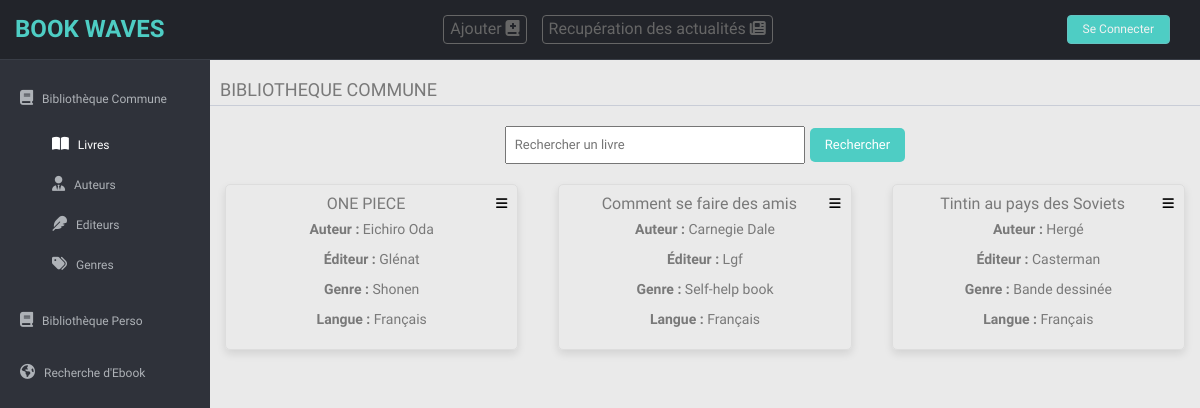
The page / on the database its author committed.
### tables this page shows
CREATE TABLE livre (
id INT PRIMARY KEY NOT NULL AUTO_INCREMENT,
nom VARCHAR(75),
lienimage VARCHAR(250),
infos VARCHAR(250),
lienepub VARCHAR(250),
idauteur INT,
idediteur INT,
idgenre INT,
idlangue INT,
FOREIGN KEY (idauteur) REFERENCES auteur(id),
FOREIGN KEY (idediteur) REFERENCES editeur(id),
FOREIGN KEY (idgenre) REFERENCES genre(id),
FOREIGN KEY (idlangue) REFERENCES langue(id)
);

CREATE TABLE auteur (
id INT PRIMARY KEY NOT NULL AUTO_INCREMENT,
nom VARCHAR(75),
datenaissance DATE,
datedeces DATE
);

CREATE TABLE editeur (
id INT PRIMARY KEY NOT NULL AUTO_INCREMENT,
nom VARCHAR(75)
);

CREATE TABLE genre (
id INT PRIMARY KEY NOT NULL AUTO_INCREMENT,
nom VARCHAR(75)
);

CREATE TABLE langue (
id INT PRIMARY KEY NOT NULL AUTO_INCREMENT,
nom VARCHAR(75)
);

### index.php (the view, shortened to what this page needs)
<?php
$servername = "localhost";
$username = "root";
$password = "";
$database = "Biblio";
?>
<!DOCTYPE html>
<html lang="fr">
<head>
    <link href="lib/bootstrap/css/bootstrap.min.css" rel="stylesheet">
    <link href="lib/font-awesome/css/font-awesome.css" rel="stylesheet" />
  <link href="css/style.css" rel="stylesheet">
  <link href="css/style-responsive.css" rel="stylesheet">
</head>
<body>
  <section id="container">
      <header class="header black-bg">
        <a href="index.php" class="logo"><b><span>BOOK WAVES <?php echo isset($_SESSION['username']) ? ' / ' . $_SESSION['username'] : ''; ?></span></b></a>
        <div class="nav notify-row text-center" id="top_menu">
          <ul class="nav top-menu">
            <li id="header_ajout_livre_bar" class="dropdown">
            <a data-toggle="dropdown" class="dropdown-toggle" href="index.php#">
              Ajouter
              <i class="fa-solid fa-book-medical"></i>
            </a>
            </li>
            <li id="header_convertir_livre_bar" class="dropdown">
            <a data-toggle="dropdown" class="dropdown-toggle" href="index.php#">
              Recupération des actualités
              <i class="fa-solid fa-newspaper"></i>
            </a>
            </li>
          </ul>
        </div>
        <div class="top-menu">
          <ul class="nav pull-right top-menu">
          <?php if (isset($_SESSION['username'])): ?>
            <li><a class="logout" href="./pages_cnx/logout.php?redirect=<?php echo urlencode($_SERVER['REQUEST_URI']); ?>">Déconnexion</a></li>
          <?php else: ?>
            <li><a class="logout" href="./pages_cnx/login.php">Se Connecter</a></li>
          <?php endif; ?>
          </ul>
        </div>
      </header>
      <aside>
        <div id="sidebar" class="nav-collapse">
            <ul class="sidebar-menu" id="nav-accordion">
                <li class="sub-menu">
                    <a href="#" id="biblioCommuneLink" class="menu-link">
                        <i class="fa fa-book"></i>
                        <span>Bibliothèque Commune</span>
                    </a>
                    <ul id="menuDeroulantCommun" class="menu-deroulant-commune" style="display: block;">
                        <li class="auteur">
                            <a href="./index.php" class="active">
                                <i class="fa fa-book-open"></i>
                                <span>Livres</span>
                            </a>
                        </li>
                        <li class="auteur">
                            <a href="./pages_commune/auteurs_commune.php">
                                <i class="fa fa-user-tie"></i>
                                <span>Auteurs</span>
                            </a>
                        </li>
                        <li class="editeur">
                            <a href="./pages_commune/editeurs_commune.php">
                                <i class="fa fa-feather"></i>
                                <span>Editeurs</span>
                            </a>
                        </li>
                        <li class="Genres">
                            <a href="./pages_commune/genres_commune.php">
                                <i class="fa fa-tags"></i>
                                <span>Genres</span>
                            </a>
                        </li>
                    </ul>
                </li>
                <li class="sub-menu">
                    <a href="#" id="biblioPersoLink" class="menu-link">
                        <i class="fa fa-book"></i>
                        <span>Bibliothèque Perso</span>
                    </a>
                </li>
                <li class="sub-menu">
                    <a href="./pages_autres/livresRecherche.php">
                        <i class="fa fa-globe"></i>
                        <span>Recherche d'Ebook</span>
                    </a>
                </li>
            </ul>
        </div>
    </aside>
    <section id="main-content">
        <section class="wrapper">
          <div class="row">
            <div class="main-chart">
              <div class="border-head">
                <h3>BIBLIOTHEQUE COMMUNE</h3>
                  <?php
                  try {
                      $connexion = new PDO("mysql:host=$servername;dbname=$database", $username, $password);
                      $connexion->setAttribute(PDO::ATTR_ERRMODE, PDO::ERRMODE_EXCEPTION);
                      $recherche = isset($_GET['recherche']) ? $_GET['recherche'] : '';
                      $requete = "SELECT livre.nom AS nom, auteur.nom AS auteur, editeur.nom AS editeur, genre.nom AS genre, langue.nom AS langue, livre.infos AS infos
                          FROM livre
                          JOIN auteur ON livre.idauteur = auteur.id
                          JOIN editeur ON livre.idediteur = editeur.id
                          JOIN genre ON livre.idgenre = genre.id
                          JOIN langue ON livre.idlangue = langue.id
                          WHERE livre.nom LIKE '%$recherche%'";
                      $resultats = $connexion->query($requete);
                      $livres = $resultats->fetchAll(PDO::FETCH_ASSOC);
                  } catch (PDOException $e) {
                      echo "Erreur de connexion : " . $e->getMessage();
                  }
                  echo '<form class="barre-recherche" action="" method="GET">';
                  echo '<input type="text" name="recherche" placeholder="Rechercher un livre" value="' . htmlentities($recherche) . '">';
                  echo '<input type="submit" value="Rechercher">';
                  echo '</form>';
                  echo '<div class="container">';
                  foreach ($livres as $livre) {
                    echo '<div class="book">';
                    echo '<div class="title-bar">';
                    echo '<h2>' . $livre['nom'] . '</h2>';
                    echo '<div id="header_ajout_livre_bar" class="dropdown bars">';
                    echo '<a data-toggle="dropdown" class="dropdown-toggle" href="index.php#">';
                    echo '<i class="fa-solid fa-bars"></i>';
                    echo '</a>';
                    echo '</div>';
                    echo '</div>';
                    echo '<p><strong>Auteur :</strong> ' . $livre['auteur'] . '</p>';
                    echo '<p><strong>Éditeur :</strong> ' . $livre['editeur'] . '</p>';
                    echo '<p><strong>Genre :</strong> ' . $livre['genre'] . '</p>';
                    echo '<p><strong>Langue :</strong> ' . $livre['langue'] . '</p>';
                    echo '</div>';
                  }
                  echo '</div>';
                  ?>
              </div>
            </div>
          </div>
        </section>
      </section>
</body>
</html>

### css/style.css (style rules this page uses)
body { color: #797979; background: #eaeaea; font-family: "Ruda", sans-serif; padding: 0px !important; margin: 0px !important; font-size: 13px; }
ul li { list-style: none; }
a, a:hover, a:focus { text-decoration: none; outline: none; }
#container { width: 100%; height: 100%; }
ul.top-menu > li > .logout { color: #f2f2f2; font-size: 12px; border-radius: 4px; -webkit-border-radius: 4px; border: 1px solid #64c3c2 !important; padding: 5px 15px; margin-right: 15px; background: #4ecdc4; }
#sidebar { width: 210px; height: 100%; position: fixed; background: #2f323a; }
#sidebar ul li { position: relative; }
ul.sidebar-menu, ul.sidebar-menu li ul.sub { margin: -2px 0 0; padding: 0; }
ul.sidebar-menu { margin-top: 75px; }
ul.sidebar-menu li { margin-bottom: 5px; margin-left: 10px; margin-right: 10px; }
ul.sidebar-menu li.sub-menu { line-height: 15px; }
ul.sidebar-menu li a span { display: inline-block; }
ul.sidebar-menu li a { color: #aeb2b7; text-decoration: none; display: block; padding: 15px 0 15px 10px; font-size: 12px; outline: none; -webkit-transition: all 0.3s ease; -moz-transition: all 0.3s ease; -o-transition: all 0.3s ease; -ms-transition: all 0.3s ease; transition: all 0.3s ease; }
ul.sidebar-menu li a.active { color: #fff; display: block; -webkit-transition: all 0.3s ease; -moz-transition: all 0.3s ease; -o-transition: all 0.3s ease; -ms-transition: all 0.3s ease; transition: all 0.3s ease; }
ul.sidebar-menu li a i { font-size: 15px; padding-right: 6px; }
ul.sidebar-menu li a.active i { color: #fff; }
#main-content { margin-left: 210px; }
.header, .footer { min-height: 60px; padding: 0 15px; }
.header { position: fixed; left: 0; right: 0; z-index: 1002; display: flex; justify-content: space-between; align-items: center; }
.text-center { text-align: center; }
.black-bg { background: #22242a; border-bottom: 1px solid #393d46; }
.wrapper { display: inline-block; margin-top: 60px; padding-left: 15px; padding-right: 15px; padding-bottom: 15px; padding-top: 0px; width: 100%; }
a.logo { font-size: 24px; color: #f2f2f2; float: left; text-transform: uppercase; }
a.logo b { font-weight: 900; }
a.logo span { color: #4ecdc4; }
#top_menu .nav > li, ul.top-menu > li { float: left; }
.notify-row { float: left; }
ul.top-menu > li > a { color: #666666; font-size: 16px; border-radius: 4px; -webkit-border-radius: 4px; border: 1px solid #666666 !important; padding: 2px 6px; margin-right: 15px; }
.main-chart { padding-top: 20px; }
.border-head h3 { border-bottom: 1px solid #c9cdd7; margin-top: 0; margin-bottom: 20px; padding-bottom: 5px; font-weight: normal; font-size: 18px; display: inline-block; width: 100%; font-weight: 300; padding-left: 10px; }
.container { display: grid; grid-template-columns: repeat(auto-fill, minmax(225px, 1fr)); gap: 40px; width: 100%; }
.container::before, .container::after { display: none; }
.book { text-align: center; padding: 10px; border: 1px solid #ddd; border-radius: 5px; box-shadow: 0 4px 8px rgba(0, 0, 0, 0.1); }
.book h2 { font-size: 16px; margin-top: 10px; }
.book p { font-size: 14px; margin-top: 5px; }
.book a { text-decoration: none; color: #000; }
ul.sidebar-menu li ul.menu-deroulant-commune, ul.sidebar-menu li ul.menu-deroulant-perso { display: none; padding-left: 32px; padding-bottom: 10px; }
ul.sidebar-menu li ul.menu-deroulant-commune .active, ul.sidebar-menu li ul.menu-deroulant-perso .active { color: white; }
ul.sidebar-menu li ul.menu-deroulant-commune li a, ul.sidebar-menu li ul.menu-deroulant-perso li a { text-decoration: none; font-size: 12px; padding: 6px 0; line-height: 35px; height: 35px; -webkit-transition: all 0.3s ease; -moz-transition: all 0.3s ease; -o-transition: all 0.3s ease; -ms-transition: all 0.3s ease; transition: all 0.3s ease; color: #aeb2b7; }
.barre-recherche { margin-bottom: 20px; text-align: center; }
.barre-recherche input[type="text"] { padding: 8px; width: 300px; }
.barre-recherche input[type="submit"] { padding: 8px 15px; background-color: #4ecdc4; color: white; border: none; cursor: pointer; border-radius: 5px; margin-left: 5px; }
.title-bar { display: flex; justify-content: space-evenly; align-items: flex-start; width: 100%; }
.title-bar h2 { margin: 0 auto; }

### rows shown on the page
livre: nom "ONE PIECE", idauteur.nom "Eichiro Oda", idediteur.nom "Glénat", idgenre.nom "Shonen", idlangue.nom "Français"
livre: nom "Comment se faire des amis", idauteur.nom "Carnegie Dale", idediteur.nom "Lgf", idgenre.nom "Self-help book", idlangue.nom "Français"
livre: nom "Tintin au pays des Soviets", idauteur.nom "Hergé", idediteur.nom "Casterman", idgenre.nom "Bande dessinée", idlangue.nom "Français"
